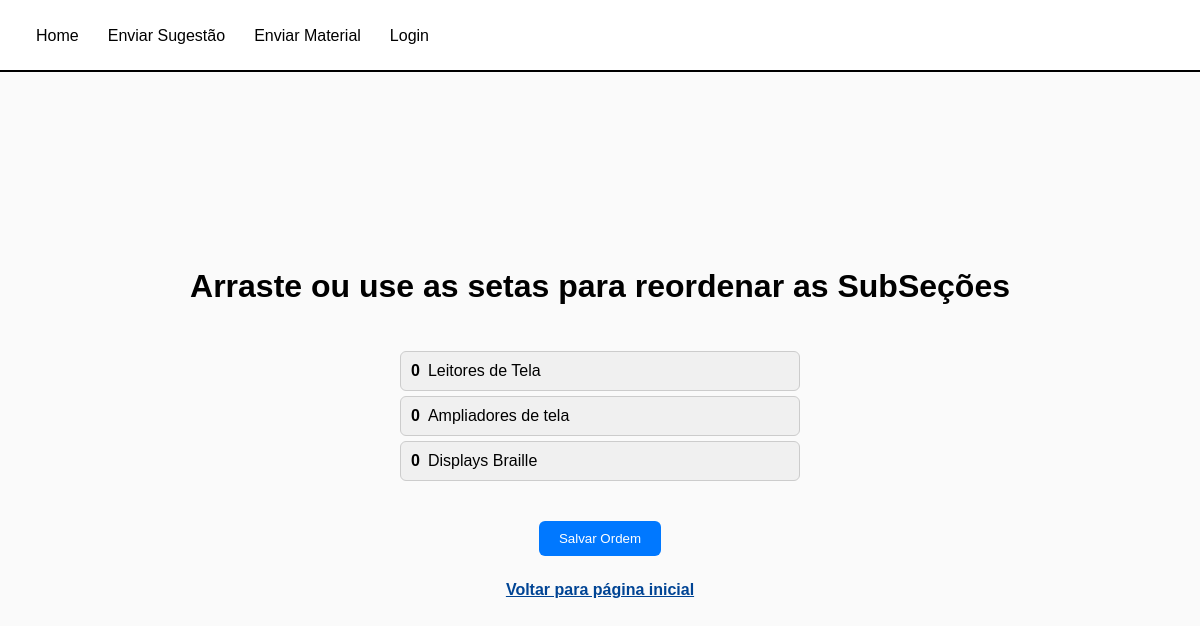
The page /View/OrdenarSubsecao.php?secao=68 on the database its author committed.
### tables this page shows
CREATE TABLE `subsecoes` (
  `id` int(11) NOT NULL,
  `titulo` varchar(255) NOT NULL,
  `conteudo` text NOT NULL,
  `id_autor` int(11) NOT NULL,
  `id_secao` int(11) NOT NULL,
  `data_publicacao` timestamp NOT NULL DEFAULT current_timestamp(),
  `data_atualizacao` timestamp NOT NULL DEFAULT current_timestamp() ON UPDATE current_timestamp(),
  `ordem` int(11) DEFAULT 0
);

### Conexao/ConexaoConfig.php (called while the page is built, shortened)
<?php
class ConexaoConfig {
	public function __construct(){
		$iniFile = parse_ini_file(__DIR__ . "/config.ini");
	}
}

### Conexao/Conexao.php (called while the page is built, shortened)
<?php
include_once 'ConexaoConfig.php';
class Conexao {
    private static $conexao;
    public static function getConexao() {
    	$config = new ConexaoConfig();
    	if (!isset(self::$conexao)) {
    		self::$conexao = new PDO($config->getSgbd().":host=".$config->getHost()."; dbname=".$config->getBd().";", $config->getUsuario(), $config->getSenha());
    		self::$conexao->setAttribute(PDO::ATTR_ERRMODE, PDO::ERRMODE_EXCEPTION);
    	}
    	return self::$conexao;
    }
}
?>

### Controller/SubSecaoDAO.php (called while the page is built, shortened)
<?php
include_once __DIR__ . '/../Conexao/Conexao.php';
class SubSecaoDAO
{
    private $conexao;
    public function __construct()
    {
        $this->conexao = Conexao::getConexao();
    }
    public function buscarPorSecao($id_secao)
{
    $stmt = $this->conexao->prepare('
        SELECT
            s.*,
            u.nome_usuario AS autor,
            sec.nome AS secao
        FROM subsecoes s
        INNER JOIN usuarios u ON s.id_autor = u.id
        INNER JOIN secoes sec ON s.id_secao = sec.id
        WHERE s.id_secao = :id_secao
        ORDER BY s.ordem ASC
    ');
    $stmt->bindValue(':id_secao', $id_secao, PDO::PARAM_INT);
    $stmt->execute();
    return $stmt->fetchAll(PDO::FETCH_ASSOC);
}
}

### View/OrdenarSubsecao.php (the view, shortened to what this page needs)
<?php
$subSecaoDAO = new SubSecaoDAO();
$id_secao = $_GET['secao'] ?? null;
$subsecoes = $subSecaoDAO->buscarPorSecao((int)$id_secao);
usort($subsecoes, function ($a, $b) {
    return $a['ordem'] <=> $b['ordem'];
});
?>
<!DOCTYPE html>
<html lang="pt-BR">
<head>
    <link rel="stylesheet" href="../Css/ordenarsubsecao.css">
</head>
<body>
    <?php include 'header.php'; ?>
    <h1>Arraste ou use as setas para reordenar as SubSeções</h1>
    <ul id="listaSub" role="listbox">
        <?php foreach ($subsecoes as $sub): ?>
            <li tabindex="0"
                role="option"
                aria-grabbed="false"
                data-id="<?= $sub['id'] ?>"
                aria-label="<?= $sub['ordem'] ?>. <?= htmlspecialchars($sub['titulo']) ?>">
                <span class="numero"><?= $sub['ordem'] ?></span>
                <span class="titulo"><?= htmlspecialchars($sub['titulo']) ?></span>
            </li>
        <?php endforeach; ?>
    </ul>
    <button id="salvar">Salvar Ordem</button>
    <a href="Home.php" class="btn btn-link" tabindex="0">Voltar para página inicial</a>
</body>
</html>

### Css/ordenarsubsecao.css (style rules this page uses)
body { display: flex; justify-content: center; align-items: center; flex-direction: column; min-height: 100vh; font-family: Arial, sans-serif; padding: 20px; background-color: #fafafa; text-align: center; }
#listaSub { list-style: none; padding: 0; width: 400px; margin: 20px auto; }
#listaSub li { padding: 10px; margin: 5px 0; background: #f0f0f0; cursor: grab; border: 1px solid #ccc; display: flex; align-items: center; border-radius: 6px; justify-content: flex-start; }
button#salvar, a.btn.btn-link { margin-top: 15px; padding: 10px 20px; border: none; background: #0078ff; color: #fff; border-radius: 6px; cursor: pointer; text-decoration: none; }
a.btn.btn-link { background: transparent; color: #004494; text-decoration: underline; font-weight: bold; }
.numero { margin-right: 8px; font-weight: bold; }

### rows shown on the page
subsecoes: ordem "0", titulo "Leitores de Tela"
subsecoes: ordem "0", titulo "Ampliadores de tela"
subsecoes: ordem "0", titulo "Displays Braille"
